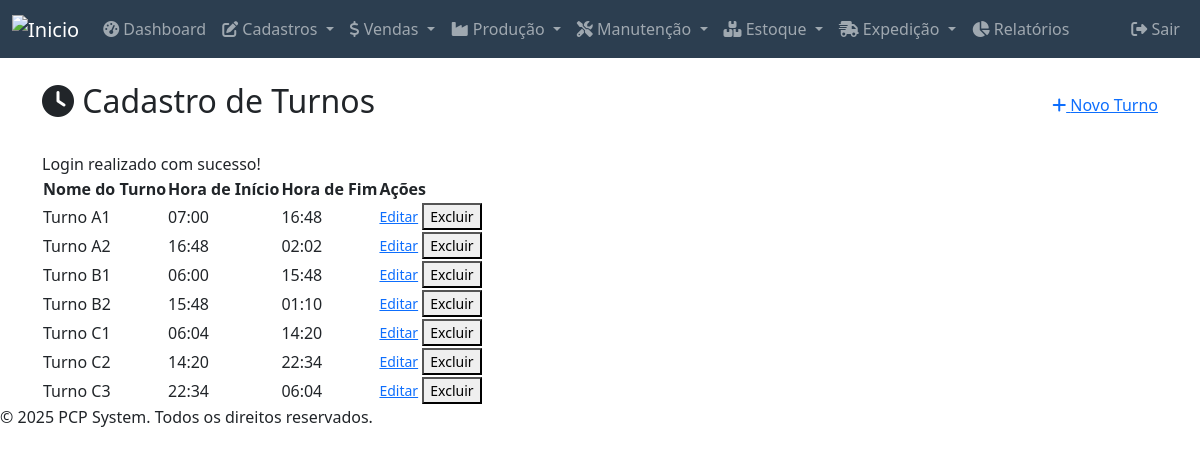
The app's page /modules/turnos/index.php (signed in) with its own data.
### tables this page shows
CREATE TABLE `turnos` (
  `id` int(11) NOT NULL,
  `nome_turno` varchar(50) NOT NULL COMMENT 'Ex: Turno A1, Turno B1, Tarde',
  `hora_inicio` time NOT NULL,
  `hora_fim` time NOT NULL,
  `created_at` timestamp NOT NULL DEFAULT current_timestamp(),
  `updated_at` timestamp NOT NULL DEFAULT current_timestamp() ON UPDATE current_timestamp(),
  `deleted_at` datetime DEFAULT NULL
);

### public_html/modules/turnos/index.php (the view, shortened to what this page needs)
<?php
require_once __DIR__ . '/../../includes/header.php';
$conn = connectDB();
$turnos = $conn->query("SELECT * FROM turnos WHERE deleted_at IS NULL ORDER BY nome_turno ASC")->fetch_all(MYSQLI_ASSOC);
?>
<div class="container mt-4">
    <div class="d-flex justify-content-between align-items-center mb-4">
        <h2><i class="fas fa-clock"></i> Cadastro de Turnos</h2>
        <a href="adicionar.php" class="button add"><i class="fas fa-plus"></i> Novo Turno</a>
    </div>
    <?php if (isset($_SESSION['message'])): ?>
    <div class="message <?php echo htmlspecialchars($_SESSION['message_type']); ?>">
        <?php echo $_SESSION['message']; ?>
    </div>
    <?php endif; ?>
    <table>
        <thead>
            <tr>
                <th>Nome do Turno</th>
                <th>Hora de Início</th>
                <th>Hora de Fim</th>
                <th>Ações</th>
            </tr>
        </thead>
        <tbody>
            <?php foreach ($turnos as $turno): ?>
                <tr>
                    <td><?php echo htmlspecialchars($turno['nome_turno']); ?></td>
                    <td><?php echo date('H:i', strtotime($turno['hora_inicio'])); ?></td>
                    <td><?php echo date('H:i', strtotime($turno['hora_fim'])); ?></td>
                    <td>
                        <a href="editar.php?id=<?php echo $turno['id']; ?>" class="button edit small">Editar</a>
                        <button class="button delete small" onclick="showDeleteModal('turnos', <?php echo $turno['id']; ?>)">Excluir</button>
                    </td>
                </tr>
            <?php endforeach; ?>
        </tbody>
    </table>
</div>
<?php
require_once __DIR__ . '/../../includes/footer.php';
?>

### records on screen
turnos: nome_turno "Turno A1", hora_inicio "07:00", hora_fim "16:48"
turnos: nome_turno "Turno A2", hora_inicio "16:48", hora_fim "02:02"
turnos: nome_turno "Turno B1", hora_inicio "06:00", hora_fim "15:48"
turnos: nome_turno "Turno B2", hora_inicio "15:48", hora_fim "01:10"
turnos: nome_turno "Turno C1", hora_inicio "06:04", hora_fim "14:20"
turnos: nome_turno "Turno C2", hora_inicio "14:20", hora_fim "22:34"
turnos: nome_turno "Turno C3", hora_inicio "22:34", hora_fim "06:04"

### other values on screen
$_SESSION['message'] "Login realizado com sucesso!"
